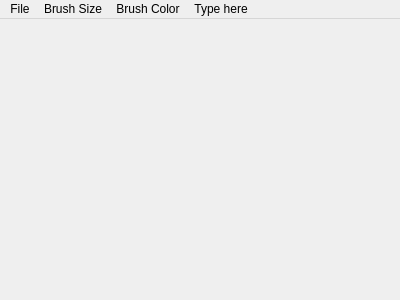
<?xml version="1.0" encoding="UTF-8"?>
<ui version="4.0">
 <class>MainWindow</class>
 <widget class="QMainWindow" name="MainWindow">
  <property name="geometry">
   <rect>
    <x>0</x>
    <y>0</y>
    <width>400</width>
    <height>300</height>
   </rect>
  </property>
  <property name="windowTitle">
   <string>MainWindow</string>
  </property>
  <widget class="QWidget" name="centralWidget"/>
  <widget class="QMenuBar" name="menuBar">
   <property name="geometry">
    <rect>
     <x>0</x>
     <y>0</y>
     <width>400</width>
     <height>25</height>
    </rect>
   </property>
   <widget class="QMenu" name="menuFile">
    <property name="title">
     <string>File</string>
    </property>
    <addaction name="actionSave"/>
    <addaction name="actionClear"/>
   </widget>
   <widget class="QMenu" name="menuBrush_Size">
    <property name="title">
     <string>Brush Size</string>
    </property>
    <addaction name="action2px"/>
    <addaction name="action5px"/>
    <addaction name="action10px"/>
   </widget>
   <widget class="QMenu" name="menuBrush_Color">
    <property name="title">
     <string>Brush Color</string>
    </property>
    <addaction name="actionBlack"/>
    <addaction name="actionWhite"/>
    <addaction name="actionRed"/>
    <addaction name="actionGreen"/>
    <addaction name="actionBlue"/>
   </widget>
   <widget class="QMenu" name="menuType_here">
    <property name="title">
     <string>Type here</string>
    </property>
   </widget>
   <addaction name="menuFile"/>
   <addaction name="menuBrush_Size"/>
   <addaction name="menuBrush_Color"/>
   <addaction name="menuType_here"/>
  </widget>
  <action name="actionSave">
   <property name="text">
    <string>Save</string>
   </property>
  </action>
  <action name="actionClear">
   <property name="text">
    <string>Clear</string>
   </property>
  </action>
  <action name="action2px">
   <property name="text">
    <string>2px</string>
   </property>
  </action>
  <action name="action5px">
   <property name="text">
    <string>5px</string>
   </property>
  </action>
  <action name="action10px">
   <property name="text">
    <string>10px</string>
   </property>
  </action>
  <action name="actionBlack">
   <property name="text">
    <string>Black</string>
   </property>
  </action>
  <action name="actionWhite">
   <property name="text">
    <string>White</string>
   </property>
  </action>
  <action name="actionRed">
   <property name="text">
    <string>Red</string>
   </property>
  </action>
  <action name="actionGreen">
   <property name="text">
    <string>Green</string>
   </property>
  </action>
  <action name="actionBlue">
   <property name="text">
    <string>Blue</string>
   </property>
  </action>
 </widget>
 <layoutdefault spacing="6" margin="11"/>
 <resources/>
 <connections/>
</ui>
